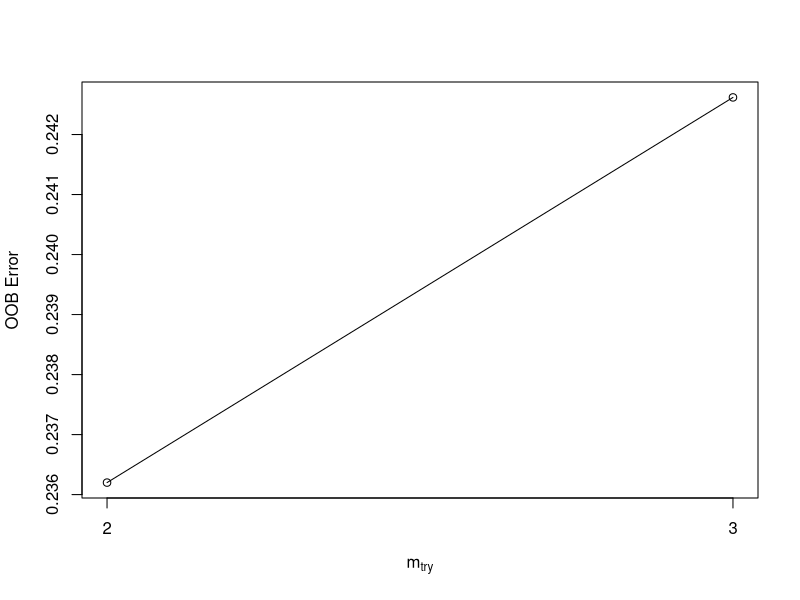
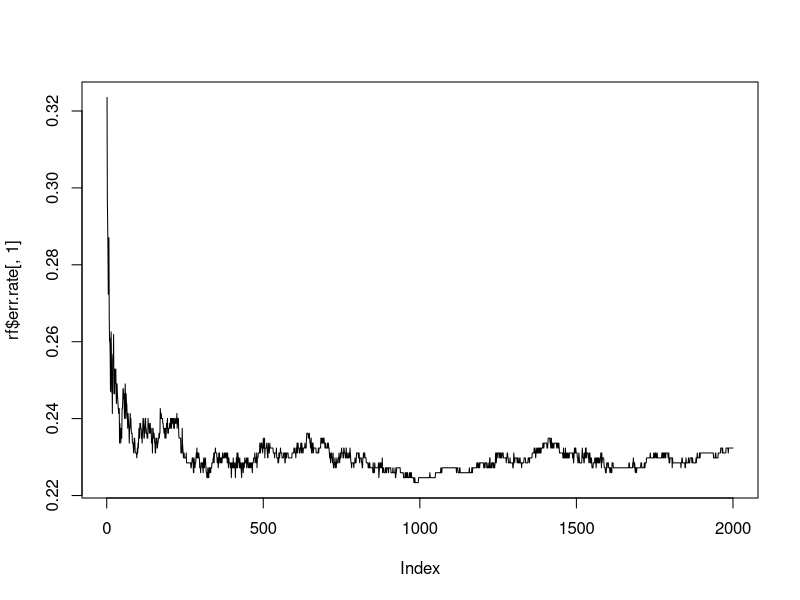
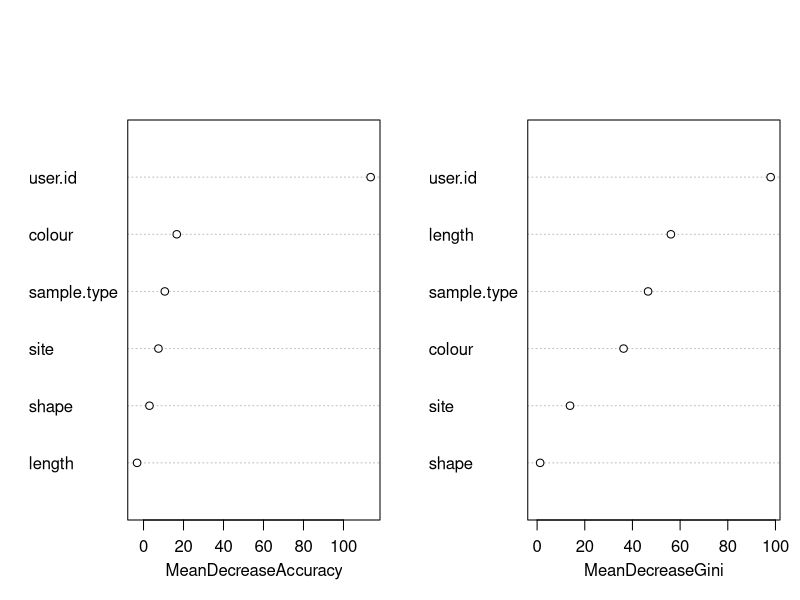

The R source for these figures, in order: (Note: this script raises an error after producing the figures.)
# Setup #####

## Load packages ####
library(plyr)
library(ggplot2)
library(dplyr)
library(colorspace)
library(randomForest)

# Load Spectroscopy Data ####

## Load plankton tow data ####

plankton_tows <- read.csv("plankton_tows.csv", header = TRUE)
PT_field <- read.csv("PT_field_data.csv", header = TRUE)

### Clean up and combine plankton tow field data ####

summary(PT_field$sample.volume)

PT <- left_join(plankton_tows, PT_field, by = 'ID')

names(PT)
PT$ID <- as.factor(PT$ID)
PT$site <- as.factor(PT$site)
PT$sample.type <- as.factor(PT$sample.type)
PT$size.fraction <- as.factor(PT$size.fraction)
PT$shape <- as.factor(PT$shape)
PT$colour <- as.factor(PT$colour)
PT$raman.ID <- as.factor(PT$raman.ID)
PT$user.id <- as.factor(PT$user.id)
PT$blank.match <- as.factor(PT$blank.match)

### Clean up plankton tow data ####

names(PT)
summary(PT$size.fraction)
summary(PT$shape)
summary(PT$colour)

summary(PT$shape)

PT$colour <- mapvalues(
  PT$colour,
  from = levels(PT$colour),
  to = c("Black",
         "Blue",
         "Brown",
         "Clear",
         "Green",
         "Orange",
         "Pink",
         "Purple",
         "Red",
         "Yellow"))

PT$shape <- mapvalues(
  PT$shape,
  from = c('fibre',
           'fibre ',
           'fragment'),
  to = c('Fibre',
         'Fibre',
         'Fragment')
)
summary(PT$shape)

summary(PT$raman.ID)

PT$particle.type <- 
  mapvalues(PT$raman.ID,
            from = levels(PT$raman.ID),
            to = c(NA,
                   'Synthetic',
                   'Natural',
                   'Natural',
                   'Synthetic',
                   'Synthetic',
                   'Synthetic',
                   'Synthetic',
                   'Synthetic',
                   'Synthetic',
                   'Synthetic',
                   'Natural',
                   'Unknown'))

PT$particle.type[is.na(PT$particle.type)] <-
  with(subset(PT, is.na(particle.type)), 
       ifelse(is.na(length),
              NA,
              'Unknown'))

summary(PT$particle.type)

PT$particle.type[PT$shape == 'Fibre' &
                              PT$colour == 'clear' &
                              PT$raman.ID == 'Cellulose'] <-
  'Natural'  # call clear cellulosic fibres natural to be safe

## Load plankton jars data ####

PJ <- read.csv("plankton_jars.csv", header = TRUE)  # plankton jars

PJ$ID <- as.factor(PJ$ID)
PJ$site <- as.factor(PJ$site)
PJ$sample.type <- as.factor(PJ$sample.type)
PJ$size.fraction <- as.factor(PJ$size.fraction)
PJ$shape <- as.factor(PJ$shape)
PJ$colour <- as.factor(PJ$colour)
PJ$raman.ID <- as.factor(PJ$raman.ID)
PJ$user.id <- as.factor(PJ$user.id)
PJ$blank.match <- as.factor(PJ$blank.match)

### Clean up plankton jars data ####

names(PJ)
summary(PJ$size.fraction)
summary(PJ$shape)
summary(PJ$colour)

summary(PJ$shape)

PJ$colour <- mapvalues(PJ$colour,
                       from = levels(PJ$colour),
                       to = c("Black",
                              "Blue",
                              "Brown",
                              "Clear",
                              "Green",
                              "Orange",
                              "Pink",
                              "Purple",
                              "Multi-colour",
                              "Red"
                              ))


PJ$shape <- mapvalues(
  PJ$shape,
  from = c('fiber',
           'fibre',
           'fragment'),
  to = c('Fibre',
         'Fibre',
         'Fragment')
)
summary(PJ$shape)

summary(PJ$raman.ID)

PJ$raman.ID <-
  mapvalues(PJ$raman.ID,
            from = c('Cellulose\n',
                     'Plastic Dye'),
            to = c('Cellulose',
                   'Plastics Dye'))

PJ$particle.type <- 
  mapvalues(PJ$raman.ID,
            from = levels(PJ$raman.ID),
            to = c(NA,
                   'Synthetic',
                   'Natural',
                   'Synthetic',
                   'Synthetic',
                   'Synthetic',
                   'Synthetic',
                   'Synthetic',
                   'Natural',
                   'Unknown',
                   'Natural'))

PJ$particle.type[is.na(PJ$particle.type)] <-
  with(subset(PJ, is.na(particle.type)), 
       ifelse(length == 'NA',
              NA,
              'Unknown'))

summary(PJ$particle.type)

PJ$particle.type <- as.character(PJ$particle.type)

PJ$particle.type[PJ$shape == 'Fibre' &
                              PJ$colour == 'clear' &
                              PJ$raman.ID == 'Cellulose'] <-
  'Natural'  # call clear cellulosic fibres natural to be safe

PJ$particle.type <- as.factor(PJ$particle.type)

summary(PJ$particle.type)



## Load all other data ####

MU <- read.csv("mussels.csv", header = TRUE)  # mussels
C <- read.csv("clams.csv", header = TRUE)  # clams
CU <- read.csv("sea_cucumbers.csv", header = TRUE)  # sea cucumbers
CR <- read.csv("crabs.csv", header = TRUE)  # crabs
SS <- read.csv("sea_stars.csv", header = TRUE)  # sea stars
SP <- read.csv("surfperch.csv", header = TRUE)  # surfperch
FF <- read.csv("flatfish.csv", header = TRUE)  # flatfish
RF <- read.csv("rockfish.csv", header = TRUE)  # rockfish

## Combine all data and clean up ####

### Combine all animal particle counts data into one dataframe ####

full_spec_data <-
  rbind.data.frame(MU,
                   C,
                   CU,
                   CR,
                   SS,
                   SP,
                   FF,
                   RF)

### Clean up ####

names(full_spec_data)
full_spec_data$blank.match <- as.factor(full_spec_data$blank.match)
full_spec_data$ID <- as.factor(full_spec_data$ID)
full_spec_data$site <- as.factor(full_spec_data$site)
full_spec_data$sample.type <- as.factor(full_spec_data$sample.type)
full_spec_data$size.fraction <- as.factor(full_spec_data$size.fraction)
full_spec_data$shape <- as.factor(full_spec_data$shape)
full_spec_data$colour <- as.factor(full_spec_data$colour)
full_spec_data$raman.ID <- as.factor(full_spec_data$raman.ID)
full_spec_data$user.id <- as.factor(full_spec_data$user.id)

summary(full_spec_data$blank.match)
summary(full_spec_data$size.fraction)
summary(full_spec_data$shape)
summary(full_spec_data$colour)
summary(full_spec_data$sample.type)

full_spec_data$colour <-
  mapvalues(full_spec_data$colour,
            from = levels(full_spec_data$colour),
            to = c('Black',
                   'Black',
                   'Blue',
                   'Blue',
                   'Brown',
                   'Brown',
                   'Clear',
                   'Clear',
                   'Green',
                   'Multi-colour',
                   'Olive',
                   'Orange',
                   'Pink',
                   'Purple',
                   'Purple',
                   'Multi-colour',
                   'Red',
                   'White',
                   'Yellow',
                   'Yellow-green'))

summary(full_spec_data$colour)

summary(full_spec_data$shape)

full_spec_data$shape <- mapvalues(full_spec_data$shape,
                                 from = levels(full_spec_data$shape),
                                 to = c('Fibre',
                                        'Fibre',
                                        'Fibre',
                                        'Film',
                                        'Fragment'))
summary(full_spec_data$shape)

summary(full_spec_data$raman.ID)

full_spec_data$raman.ID <- 
  mapvalues(full_spec_data$raman.ID,
            from = c('',
                     'Acrylic\n',
                     'Cellulosee',
                     'Cellulose\n',
                     'Unknown\n',
                     'Nylon\n',
                     'Polyester\n',
                     'Wool\n',
                     'Paint Chip',
                     'Polyster'),
            to = c(NA,
                   'Acrylic',
                   'Cellulose',
                   'Cellulose',
                   'Unknown',
                   'Nylon',
                   'Polyester',
                   'Wool',
                   'Paint',
                   'Polyester'))

full_spec_data$particle.type <- 
  mapvalues(full_spec_data$raman.ID,
            from = levels(full_spec_data$raman.ID),
            to = c('Synthetic',
                   'Synthetic',
                   'Natural',
                   'Natural',
                   'Synthetic',
                   'Natural',
                   'Synthetic',
                   'Synthetic',
                   'Synthetic',
                   'Synthetic',
                   'Synthetic',
                   'Natural',
                   'Natural',
                   'Synthetic',
                   'Unknown',
                   'Synthetic',
                   'Natural'))

full_spec_data$particle.type[is.na(full_spec_data$particle.type)] <-
  with(subset(full_spec_data, is.na(particle.type)), 
       ifelse(length == 'NA',
              NA,
              'Unknown'))

summary(full_spec_data$particle.type)

full_spec_data$particle.type[full_spec_data$shape == 'Fibre' &
                              full_spec_data$colour == 'Clear' &
                              full_spec_data$raman.ID == 'Cellulose'] <-
  'Natural'  # call clear cellulosic fibres natural to be safe

summary(full_spec_data$particle.type)


# Estimate the particle type for unknown particles ####

## Create random forest model for known particle types ####

full_spec_data$set <- "AD"  # identifiers for bringing back predictions
PT$set <- "PT"
PJ$set <- "PJ"

moddata1 <- rbind(full_spec_data, PT[c(1:14, 22:23)], PJ)

moddata2 <- subset(moddata1,
                   particle.type != 'Unknown' &
                     particle.type != 'NA')

unknowndata <- subset(moddata1,
                      particle.type == 'Unknown' &
                        particle.type != 'NA')

moddata2$particle.type <- as.character(moddata2$particle.type)
moddata2$particle.type <- as.factor(moddata2$particle.type)

## Run model on test data ####

set.seed(3543)  # to ensure repeatability

rf <- randomForest(particle.type ~
                     colour + shape + user.id + sample.type + site + length,
                   data = moddata2)

rf

mtry <- tuneRF(moddata2[, c(2:3,7:9,14)], 
               moddata2$particle.type,
               stepFactor = 1.5, 
               improve = 0.01,
               trace = TRUE,
               plot = TRUE)

rf <- randomForest(particle.type ~
                     colour * shape * user.id + sample.type + site + length,
                   data = moddata2,
                   mtry = 2,
                   importance = TRUE,
                   ntree = 2000)

plot(rf$err.rate[,1], type = 'l')  ## find ideal ntree value 

rf <- randomForest(particle.type ~
                     colour * shape * user.id + sample.type + site + length,
                   data = moddata2,
                   mtry = 2,
                   importance = TRUE,
                   ntree = 1000)

rf
importance(rf)

varImpPlot(rf, main = "")

pred <- predict(rf)

## Performance metrics ####

cm <- table(moddata2[, 15], pred)

round((sum(diag(cm))/sum(cm))*100,2)

plot_rf_confusion <- function(rf_model)  # function for making confusion matrix
{
  conf_mat <- rf_model$confusion[, -ncol(rf_model$confusion)]
  class_size <- apply(conf_mat, 1, sum)
  
  conf_mat_perc <- (conf_mat / class_size) * 100
  
  melt_conf_mat <- reshape2::melt(conf_mat_perc, na.rm = TRUE)
  
  melt_conf_mat_raw <- reshape2::melt(conf_mat, na.rm = TRUE)
  
  melt_conf_mat$value2 <- melt_conf_mat_raw$value
  
  conf_plot <-
    ggplot(data = melt_conf_mat, aes_string('Var2', 'Var1', fill = 'value')) +
    geom_tile(color = "white") +
    scale_fill_gradient2(
      low = pal[4],
      high = pal[3],
      mid = pal[2],
      midpoint = 50,
      limit = c(0, 100),
      space = "Lab",
      name = "Accuracy (%)"
    ) +
    geom_text(aes(label = value2), size = 4, nudge_y = 0.2) +
    geom_text(aes(label = sprintf("%.1f", round(value, 1))), size = 3,
              nudge_x = 0, nudge_y = -0.2) +
    geom_text(label = "%", nudge_x = 0.3, nudge_y = -0.2, size = 3) +
    theme1 + 
    theme(axis.text.x = element_text(
      angle = 45,
      vjust = 1,
      hjust = 1
    ),
    plot.margin = unit(c(0,0,0,0.5), "cm")) +
    labs(x = 'Predicted', y = 'True') +
    coord_fixed()
  
  return(conf_plot)
}

## Plot confusion matrix ####

tiff("Confusion Matrix.tiff", 
    height = 3,
    width = 3,
    units = "in",
    res = 800,
    compression = "lzw")

plot_rf_confusion(rf)  ## confusion matrix

dev.off()

## Predict unknown particle types ####

unknowndata$particle.type <- predict(rf, newdata = unknowndata)


## Add predictions back to original data ####

PT[PT$particle.type == 'Unknown' &
     !is.na(PT$particle.type), ]$particle.type <- 
  unknowndata$particle.type[unknowndata$set == "PT"]

PJ[PJ$particle.type == 'Unknown' &
     !is.na(PJ$particle.type),]$particle.type <- 
  unknowndata$particle.type[unknowndata$set == "PJ"]

full_spec_data$particle.type[full_spec_data$particle.type == 'Unknown' &
                               !is.na(full_spec_data$particle.type)] <-
  unknowndata$particle.type[unknowndata$set == "AD"]

PT$particle.type <- as.character(PT$particle.type)
PT$particle.type <- as.factor(PT$particle.type)

PJ$particle.type <- as.character(PJ$particle.type)
PJ$particle.type <- as.factor(PJ$particle.type)

full_spec_data$particle.type <- as.character(full_spec_data$particle.type)
full_spec_data$particle.type <- as.factor(full_spec_data$particle.type)

# Make sure each sample has all levels of particle type ####

## Plankton tows ####

PT$ID <- as.character(PT$ID)
PT$ID <- as.factor(PT$ID)

all_typesPT <- expand.grid(ID = levels(PT$ID),
                           particle.type = levels(PT$particle.type))

infoPT <- PT[c(1:3, 6, 13, 21)] %>% 
  group_by(ID, site, sample.type, size.fraction, blank.match, sample.volume) %>% 
  summarize()

all_typesPT2 <- left_join(all_typesPT, infoPT, by = c("ID"))

countsPT <- PT[ ,c(1, 4:12, 14, 22)]

PT2 <- left_join(all_typesPT2,
                 countsPT,
                 by = c('ID', 'particle.type', 'size.fraction'))

## Plankton jars ####

PJ$ID <- as.character(PJ$ID)
PJ$ID <- as.factor(PJ$ID)

all_typesPJ <- expand.grid(ID = levels(PJ$ID),
                           particle.type = levels(PJ$particle.type))

infoPJ <- PJ[c(1:3, 6, 13)] %>% 
  group_by(ID, site, sample.type, size.fraction, blank.match) %>% 
  summarize()

all_typesPJ2 <- left_join(all_typesPJ, infoPJ, by = 'ID')

countsPJ <- PJ[ ,c(1, 4:12, 14:15)]

PJ2 <- left_join(all_typesPJ2,
                 countsPJ,
                 by = c('ID', 'particle.type', 'size.fraction'))


## Animal samples ####

full_spec_data$ID <- as.character(full_spec_data$ID)
full_spec_data$ID <- as.factor(full_spec_data$ID)

full_spec_data$sample.type <- as.character(full_spec_data$sample.type)
full_spec_data$sample.type <- as.factor(full_spec_data$sample.type)

all_types <- expand.grid(ID = levels(full_spec_data$ID), 
                         particle.type = levels(full_spec_data$particle.type))

info <- 
  full_spec_data[ ,c(1:3, 5:6, 13)] %>% 
  group_by(ID, site, sample.type, size.fraction, blank.match) %>% 
  summarize()

all_types2 <- left_join(all_types, info, by = 'ID')

counts <- full_spec_data[ ,c(1, 4:12, 14:15)]

full_spec_data2 <- left_join(all_types2,
                             counts,
                             by = c('ID',
                                    'particle.type', 
                                    'size.fraction'))

summary(full_spec_data2$sample.type)

# Blank Subtract (for comparison) ####

## Summarize by particle type ####

PT2$num <- ifelse(is.na(PT2$length), 0, 1)

PT_particle_type <-
  PT2 %>%
  group_by(ID,
           site,
           sample.type,
           blank.match,
           particle.type,
           sample.volume) %>%
  summarize(count = sum(num))  # plankton tows

PJ2$num <- ifelse(is.na(PJ2$length), 0, 1)

PJ_particle_type <-
  PJ2 %>%
  group_by(ID,
           site,
           sample.type,
           blank.match,
           particle.type) %>%
  summarize(count = sum(num))  # plankton jars

full_spec_data2$num <- ifelse(is.na(full_spec_data2$length), 0, 1)

animals_particle_type <-
  full_spec_data2 %>%
  group_by(ID,
           site,
           sample.type,
           blank.match,
           particle.type) %>%
  summarize(count = sum(num))  # animal data

## Separate blanks data ####

PT_blanks <- subset(PT_particle_type, sample.type == 'Blanks')
PT_data <- subset(PT_particle_type, sample.type != 'Blanks')

PJ_blanks <- subset(PJ_particle_type, sample.type == 'Blanks')
PJ_data <- subset(PJ_particle_type, sample.type != 'Blanks')

animal_blanks <- subset(animals_particle_type, sample.type == 'Blanks')
animal_data <- subset(animals_particle_type, sample.type != 'Blanks')

## Summarize blanks data ####

PT_blanks_means <- 
  PT_blanks %>% 
  group_by(blank.match, particle.type) %>% 
  summarize(blank.mean = mean(count))

PJ_blanks_means <- 
  PJ_blanks %>% 
  group_by(blank.match, particle.type) %>% 
  summarize(blank.mean = mean(count))

animal_blanks_means <- 
  animal_blanks %>% 
  group_by(blank.match, particle.type) %>% 
  summarize(blank.mean = mean(count))

## Blank subtract ####

### Plankton tows ####

PT_data2 <-
  left_join(PT_data, 
            PT_blanks_means, 
            by = c('blank.match', 'particle.type'))

PT_data2$blank.mean[is.na(PT_data2$blank.mean)] <- 0

PT_data2$adj.count <- floor(with(PT_data2, count - blank.mean))
PT_data2$adj.count[PT_data2$adj.count < 0] <- 0

### Plankton jars ####

PJ_data2 <-
  left_join(PJ_data, 
            PJ_blanks_means, 
            by = c('blank.match', 'particle.type'))

PJ_data2$blank.mean[is.na(PJ_data2$blank.mean)] <- 0

PJ_data2$adj.count <- floor(with(PJ_data2, count - blank.mean))
PJ_data2$adj.count[PJ_data2$adj.count < 0] <- 0

### Animal data ####

animal_data2 <-
  left_join(animal_data, 
            animal_blanks_means, 
            by = c('blank.match', 'particle.type'))

animal_data2$blank.mean[is.na(animal_data2$blank.mean)] <- 0

animal_data2$adj.count <- floor(with(animal_data2, count - blank.mean))
animal_data2$adj.count[animal_data2$adj.count < 0] <- 0

# Combine samples that were split ####

animal_data2$ID <- mapvalues(
  animal_data2$ID,
  from = c(
    'CBSS3 1/2',
    'CBSS3 2/2',
    'CBSS6-1',
    'CBSS6-2',
    'CBSS8 (1/4)',
    'CBSS8 (2/4)',
    'CBSS8 (3/4)',
    'CBSS8 (4/4)',
    'EBSS10-1',
    'EBSS10-2',
    'EBSS10-3',
    'EBSS11 (1/3)',
    'EBSS11 (2/3)',
    'EBSS11 (3/3)',
    'EBRF16A',
    'EBRF16B',
    'HPRF21A',
    'HPRF21B',
    'HPRF4B'
  ),
  to = c(
    'CBSS3',
    'CBSS3',
    'CBSS6',
    'CBSS6',
    'CBSS8',
    'CBSS8',
    'CBSS8',
    'CBSS8',
    'EBSS10',
    'EBSS10',
    'EBSS10',
    'EBSS11',
    'EBSS11',
    'EBSS11',
    'EBRF16',
    'EBRF16',
    'HPRF21',
    'HPRF21',
    'HPRF4'
  )
)

# Plot breakdown by Raman ID, shape, and colour ####

moddata1$num <- ifelse(is.na(moddata1$shape), 0, 1)
moddata3 <- moddata1 %>% filter(num == 1)
moddata3$raman.ID[is.na(moddata3$raman.ID)] <- 'Unknown'
moddata3$raman.ID[moddata3$raman.ID == ''] <- 'Unknown'
moddata3$raman.ID <- as.character(moddata3$raman.ID)
moddata3$raman.ID <- as.factor(moddata3$raman.ID)

moddata3$site <- as.character(moddata3$site)
moddata3$site[moddata3$sample.type == 'Blanks'] <- 'Blanks'
moddata3$site <- as.factor(moddata3$site)

moddata3$raman.ID <- mapvalues(moddata3$raman.ID,
                               from = c('Salt Crystal', 
                                        'Additive', 'Plastics Additive',
                                        'Plastics Dye', 'Unknown Polymer'),
                               to = c('Salt', 'Unknown Synthetic',
                                      'Unknown Synthetic', 'Unknown Synthetic',
                                      'Unknown Synthetic'))

moddata3$sample.type <- factor(moddata3$sample.type,
                               levels = c('Blanks',
                                          'Plankton Jars',
                                          'Plankton Tows',
                                          'Mussels',
                                          'Clams',
                                          'Sea Cucumbers',
                                          'Crabs',
                                          'Sea Stars',
                                          'Flatfish Guts',
                                          'Flatfish Livers',
                                          'Surfperch Guts',
                                          'Surfperch Livers',
                                          'Rockfish Guts',
                                          'Rockfish: Ingested Animals',
                                          'Rockfish Livers'))

## Plot by polymer ####

tiff(
  'Polymer Plot.tiff', 
  height = 8,
  width = 6,
  units = "in",
  res = 600,
  compression = "lzw"
)

ggplot(moddata3) +
  geom_bar(
    aes(x = sample.type,
        y = num,
        fill = raman.ID),
    colour = 'black',
    size = 0.25,
    position = 'fill',
    stat = 'identity'
  ) +
  labs(x = 'Sample Type', y = 'Proportion of Particles') +
  facet_grid(particle.type ~ shape, 
             scales = 'free_x', 
             space = 'free_x',
             labeller = label_wrap_gen(width = 10)) +
  scale_y_continuous(expand = c(0, 0)) +
  scale_fill_manual(values =
                      qualitative_hcl(n = 18, palette = "Dynamic")) +
  guides(fill = guide_legend(ncol = 1)) +
  theme1 +
  theme(
    axis.text.x = element_text(angle = 45, hjust = 1),
    legend.text = element_text(size = 6),
    legend.key.size = unit(0.75, 'line'),
    panel.spacing = unit(0.25, "cm")
  )

dev.off()

## Plot by colour ####

tiff(
  'Colour Plot.tiff', 
  height = 8,
  width = 6,
  units = "in",
  res = 600,
  compression = "lzw"
)

ggplot(moddata3) +
  geom_bar(
    aes(x = sample.type,
        y = num,
        fill = colour),
    colour = 'black',
    size = 0.25,
    position = 'fill',
    stat = 'identity'
  ) +
  labs(x = 'Sample Type', y = 'Proportion of Particles') +
  facet_grid(particle.type ~ shape, 
             scales = 'free_x', 
             space = 'free_x',
             labeller = label_wrap_gen(width = 10)) +
  scale_fill_manual(
    values = c(
      'Grey16',
      'Steel Blue',
      'Saddle Brown',
      'Azure2',
      'Forest Green',
      'Turquoise',
      'Dark Olive Green',
      'Orange',
      'Pink',
      'Blue Violet',
      'Red3',
      'White',
      'Gold',
      'Yellow Green'
    )
  ) +
  scale_y_continuous(expand = c(0, 0)) +
  guides(fill = guide_legend(ncol = 1)) +
  theme1 +
  theme(
    axis.text.x = element_text(angle = 45, hjust = 1),
    legend.text = element_text(size = 6),
    legend.key.size = unit(0.75, 'line'),
    panel.spacing = unit(0.25, "cm")
  )

dev.off()


# Combine food web data ####

## Combine lab and field data with isotopes data ####

foodweb1 <- 
  left_join(animal_info, 
            isotopes2,
            by = c('ID', 'site'))

foodweb1$sample.type <- as.factor(foodweb1$sample.type)

ingested_animals <- 
  foodweb1 %>% 
  filter(sample.type == 'Rockfish: Ingested Animals') %>% 
  select(1:14)

rockfish_info <- 
  foodweb1 %>% 
  filter(animal.type == 'Rockfish' & sample.type == 'Rockfish') %>% 
  select(1,2,15:29)

ingested_animals2 <-
  left_join(ingested_animals, rockfish_info, by = c('ID', 'site'))

foodweb1 <- rbind(subset(foodweb1, 
                         sample.type != 'Rockfish: Ingested Animals'),
                  ingested_animals2)

## Combine particle counts data with lab, field, and isotopes data ####

animal_data2$sample.type <- 
  mapvalues(animal_data2$sample.type,
            from = c("Flatfish Guts",
                     "Rockfish Guts",
                     "Surfperch Guts"),
            to = c("Flatfish",
                   "Rockfish",
                   "Surfperch"))

animal_data3 <-
  animal_data2 %>%
  group_by(ID,
           site,
           sample.type,
           blank.match,
           particle.type) %>%
  summarize(
    count = sum(count),
    blank.mean = sum(blank.mean),
    adj.count = sum(adj.count)
  )

foodweb2 <- left_join(animal_data3,
                      foodweb1,
                      by = c('ID', 'site', 'sample.type'))

foodweb2$ID <- as.factor(foodweb2$ID)
foodweb2$site <- as.factor(foodweb2$site)
foodweb2$sample.type <- as.factor(foodweb2$sample.type)
  
## Summarize animal data ####

summary(subset(foodweb2, is.na(species)))
foodweb2$species[foodweb2$ID == "CBSS16"] <- "Dermasterias imbricata"

gutdata <- subset(foodweb2,
                  sample.type != 'Surfperch Livers' &
                    sample.type != 'Flatfish Livers' &
                    sample.type != 'Rockfish Livers')

gutdata$sample.type <- 
  mapvalues(gutdata$sample.type,
            from = 'Rockfish: Ingested Animals',
            to = 'Rockfish')
gutdata <-
  gutdata %>% 
  group_by(ID, site, sample.type, blank.match, particle.type, shell.l,
           shell.w, shell.h, arm.length, shell.weight, tissue.wet.weight, 
           total.body.wet.weight, density.sep, species, carapace.width, TL, SL, 
           hepatopancreas.weight, sex, parasites, base_deltaN, 
           sd_base_deltaN, deltaN, deltaC, 
           trophic.position) %>% 
  summarize(count = sum(count),
            blank.mean = sum(blank.mean),
            adj.count = sum(adj.count),
            tissue.dry.weight = sum(tissue.dry.weight))

liverdata <-subset(foodweb2,
                   sample.type == 'Surfperch Livers' |
                     sample.type == 'Flatfish Livers' |
                     sample.type == 'Rockfish Livers')
